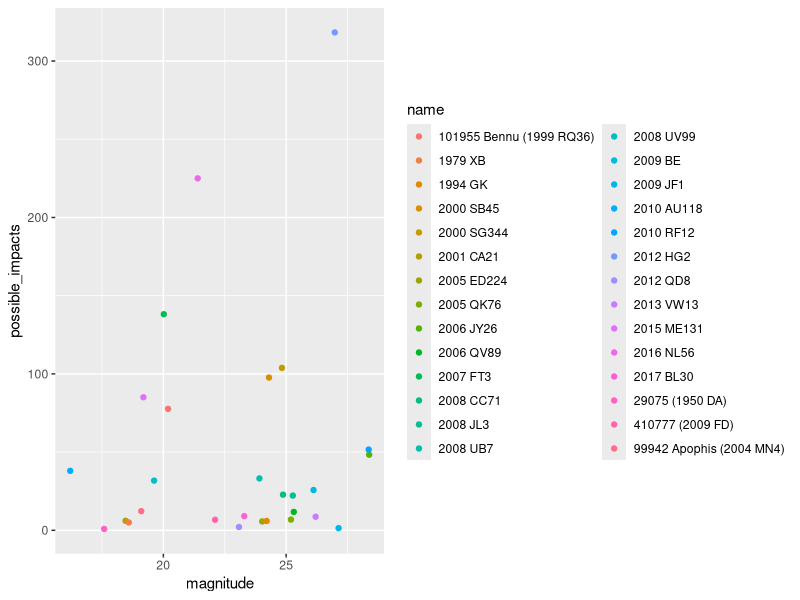
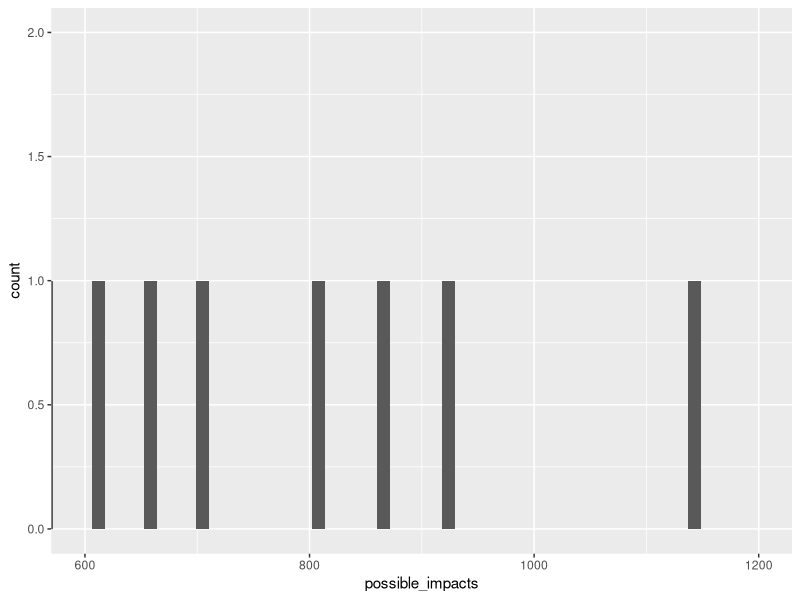
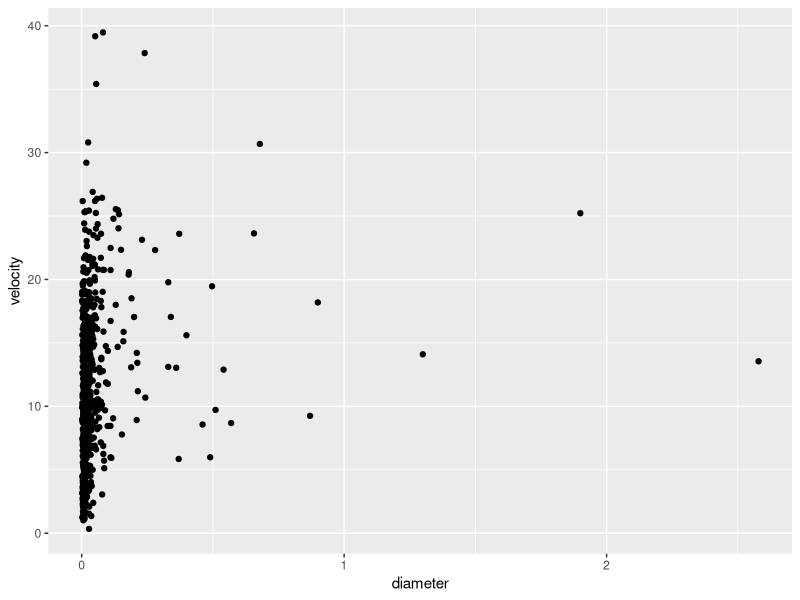

These charts were generated, in order, by the following R code:
## ---- chunk 1
knitr::opts_chunk$set(echo = TRUE)
library(tidyverse)
library(dplyr)
library(tidyr)
impacts <- read_csv("impacts.csv")
## ---- chunk 2
impacts2 <- rename(impacts, name = "Object Name", start = "Period Start", end = "Period End", possible_impacts = "Possible Impacts", impact_prob = "Cumulative Impact Probability", velocity = "Asteroid Velocity", magnitude = "Asteroid Magnitude", diameter = "Asteroid Diameter (km)", palermo = "Cumulative Palermo Scale", max_palermo = "Maximum Palermo Scale", torino = "Maximum Torino Scale")
print(impacts2)
## ---- chunk 3
impacts3 <- select(impacts2, -max_palermo, -torino)
print(impacts3)
## ---- chunk 4
impacts4 <- filter(impacts3, palermo >-4.0)
  
ggplot(data=impacts4)+
  geom_jitter(mapping=aes(x=magnitude, y=possible_impacts, color=name))
## ---- chunk 5
ggplot(data=impacts3)+
  geom_histogram(mapping=aes(x=possible_impacts), legend=TRUE, bins=100) + 
  coord_cartesian(xlim = c(600, 1200), ylim = c(0, 2))
## ---- chunk 6
ggplot(data=impacts3)+
  geom_jitter(mapping=aes(x=diameter, y=velocity))
